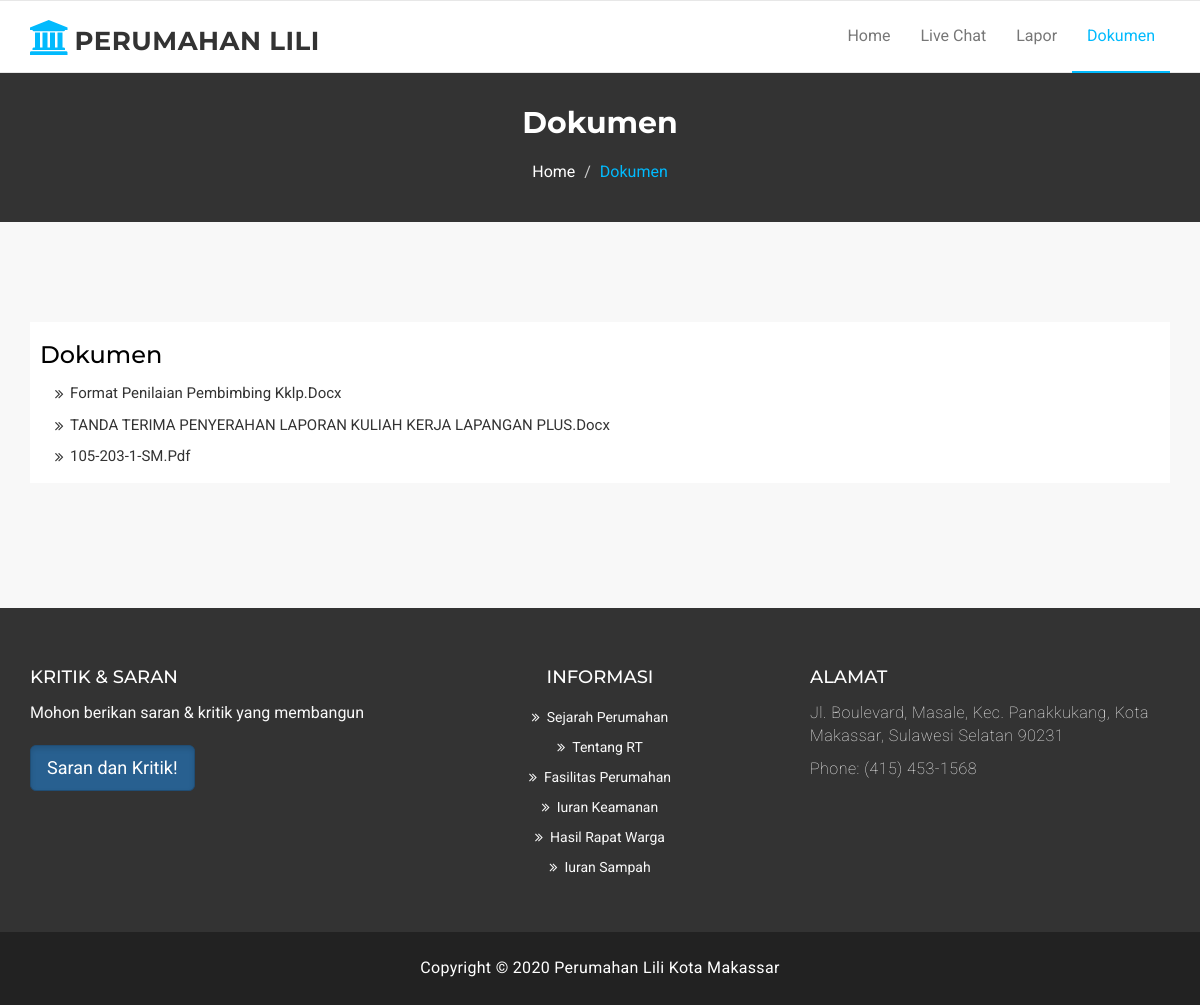
/dokumen.php, run on the app's committed database.
### tables this page shows
CREATE TABLE `dokumen` (
  `id` int(11) NOT NULL,
  `nama` varchar(500) NOT NULL
);

### admin/functions.php (called while the page is built, shortened)
<?php
$conn = mysqli_connect("localhost","root","","perumahan");
function query($query){
	global $conn;
	$result 		= mysqli_query($conn,$query);
	$rows 			= [];
	while ($row 	= mysqli_fetch_assoc($result)) {
	$rows [] 		= $row;
	}
	return $rows;
}
 ?>

### dokumen.php (the view, shortened to what this page needs)
<?php
require './admin/functions.php';
$hasilInputan = query("SELECT * FROM dokumen");
 ?>
<!DOCTYPE html>
<html lang="en">
  <head>
    <link href="assets/css/font-awesome.css" rel="stylesheet">
    <link href="assets/css/bootstrap.css" rel="stylesheet">
    <link rel="stylesheet" type="text/css" href="assets/css/slick.css">
    <link rel="stylesheet" href="assets/css/jquery.fancybox.css" type="text/css" media="screen" />
    <link id="switcher" href="assets/css/theme-color/default-theme.css" rel="stylesheet">
    <link href="assets/css/style.css" rel="stylesheet">
  </head>
  <body>
  <section id="mu-menu">
    <nav class="navbar navbar-default fixed-top" role="navigation">
      <div class="container ">
        <div class="navbar-header">
          <a class="navbar-brand" href="index.php"><i class="fa fa-university"></i><span>Perumahan Lili</span></a>
        </div>
        <div id="coba" class="navbar-collapse collapse">
          <ul id="top-menu" class="nav navbar-nav navbar-right main-nav">
            <li><a href="index.php">Home</a></li>
            <li><a href="chat/login.php">Live Chat</a></li>
            <li><a href="lapor/lapor.html">Lapor</a></li>
            <li class="active"><a href="dokumen.php">Dokumen</a></li>
          </ul>
        </div>
      </div>
    </nav>
  </section>
 <section id="mu-page-breadcrumb">
   <div class="container">
     <div class="row">
       <div class="col-md-12">
         <div class="mu-page-breadcrumb-area">
           <h2>Dokumen</h2>
           <ol class="breadcrumb">
            <li><a href="#">Home</a></li>
            <li class="active">Dokumen</li>
          </ol>
         </div>
       </div>
     </div>
   </div>
 </section>
 <section id="mu-course-content">
   <div class="container">
     <div class="row">
       <div class="col-md-12">
         <div class="mu-course-content-area">
            <div class="row">
              <div class="col-md-12">
                <aside class="mu-sidebar">
                  <div class="mu-single-sidebar">
                    <h3>Dokumen</h3>
                    <?php foreach ($hasilInputan as $hasil) : ?>
                    <ul class="mu-sidebar-catg">
                      <li><a href="<?= $hasil["nama"] ; ?>"><?= $hasil["nama"] ; ?></a></li>
                    </ul>
                     <?php endforeach; ?>
                  </div>
                </aside>
             </div>
           </div>
         </div>
       </div>
     </div>
   </div>
 </section>
  <footer id="mu-footer">
    <div class="mu-footer-top">
      <div class="container">
        <div class="mu-footer-top-area">
          <div class="row">
            <div class="col-lg-4 col-md-4 col-sm-4">
              <div class="mu-footer-widget">
                <h4>Kritik & Saran</h4>
                <p>Mohon berikan saran & kritik yang membangun</p>
                <form class="mu-subscribe-form">
                  <a href="saran_kritik.php" class="btn btn-primary btn-lg active" role="button" aria-pressed="true">Saran dan Kritik!</a>
                </form>
              </div>
            </div>
            <div class="col-lg-4 col-md-4 col-sm-4">
              <div class="mu-footer-widget">
                <center>
                <h4>Informasi</h4>
                <ul>
                  <li><a href="sejarah.php">Sejarah Perumahan</a></li>
                  <li><a href="tentang_rt.php">Tentang RT</a></li>
                  <li><a href="fasilitas_perumahan.php">Fasilitas Perumahan</a></li>
                  <li><a href="iuran_keamanan.php">Iuran Keamanan</a></li>
                  <li><a href="hasil_rapat.php">Hasil Rapat Warga</a></li>
                  <li><a href="iuran_sampah.php">Iuran Sampah</a></li>
                </ul>
                </center>
              </div>
            </div>
            <div class="col-lg-4 col-md-4 col-sm-4">
              <div class="mu-footer-widget">
                <h4>Alamat</h4>
                <address>
                  <p>Jl. Boulevard, Masale, Kec. Panakkukang, Kota Makassar, Sulawesi Selatan 90231</p>
                  <p>Phone: (415) 453-1568 </p>
                </address>
              </div>
            </div>
          </div>
        </div>
      </div>
    </div>
    <div class="mu-footer-bottom">
      <div class="container">
        <div class="mu-footer-bottom-area">
          <p><?php echo "Copyright © " . (int)date('Y') . " Perumahan Lili Kota Makassar"; ?></p>
        </div>
      </div>
    </div>
  </footer>
  </body>
</html>

### assets/css/theme-color/default-theme.css (style rules this page uses)
#mu-menu .navbar-header .navbar-brand i { color: #01bafd; }
#mu-menu .navbar-default .navbar-nav > .active > a, #mu-menu .navbar-default .navbar-nav > .active > a:hover, #mu-menu .navbar-default .navbar-nav > .active > a:focus { color: #01bafd; border-bottom: 2px solid #01bafd; background-color: transparent; }
#mu-page-breadcrumb .mu-page-breadcrumb-area .breadcrumb .active { color: #01bafd; }
#mu-course-content { background-color: #f8f8f8; display: inline; float: left; padding: 100px 0; width: 100%; }
#mu-course-content .mu-course-content-area { display: inline; float: left; width: 100%; }

### data on the page
dokumen: nama "Format Penilaian Pembimbing Kklp.docx"
dokumen: nama "TANDA TERIMA PENYERAHAN LAPORAN KULIAH KERJA LAPANGAN PLUS.docx"
dokumen: nama "105-203-1-SM.pdf"
